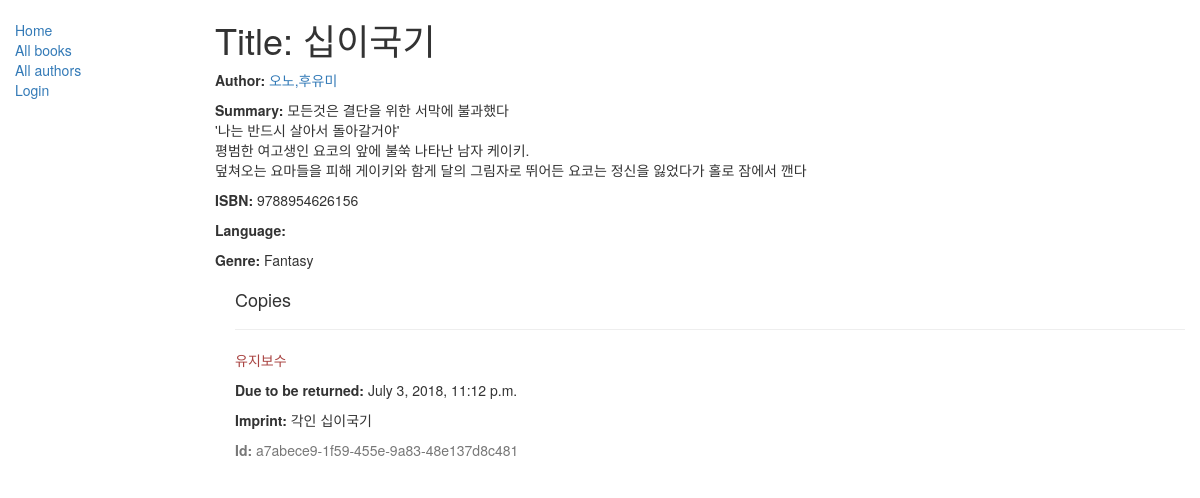
Before: /catalog/books/1/ with the older database file.
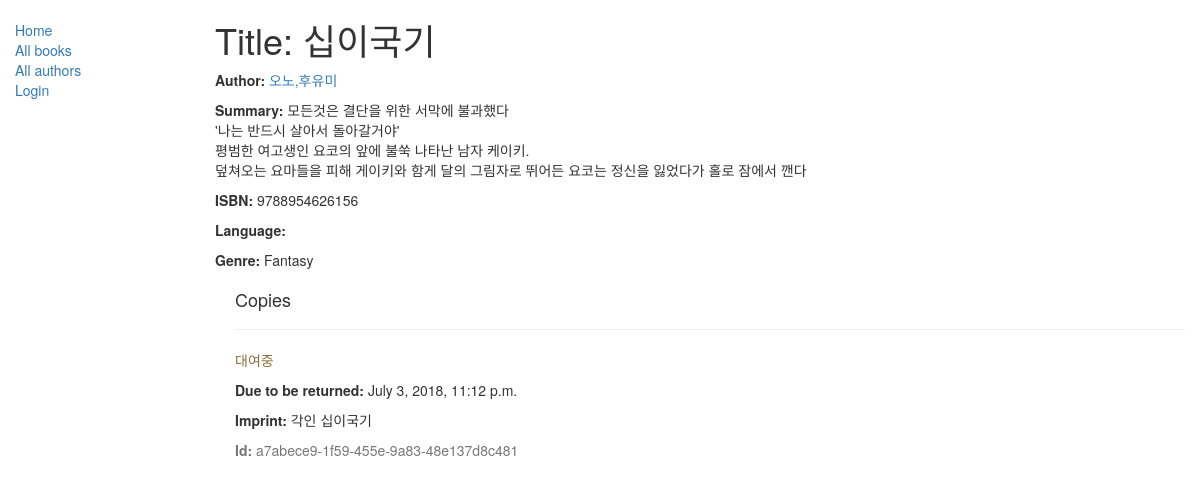
After: the same page with the newer database file.
### catalog/models.py (models this page shows, shortened)
class Book(models.Model):
    title = models.CharField(max_length=200)
    author = models.ForeignKey('Author', on_delete=models.SET_NULL, null=True)
    summary = models.TextField(max_length=1000, help_text='책에 대해 간단하게 설명하세요')
    isbn = models.CharField('ISBN',max_length=13, help_text='13 Character <a href="https://www.isbn-international.org/content/what-isbn">ISBN number</a>')
    genre = models.ManyToManyField('Genre', help_text='이 책의 장르를 선택하세요 ')
    def display_genre(self):
        return ", ".join([genre.name for genre in self.genre.all()[:3] ])
    display_genre.short_description = 'Genre'

class Author(models.Model):
    first_name = models.CharField(max_length=100)
    last_name = models.CharField(max_length=100)
    date_of_birth = models.DateField( null=True, blank=True)
    date_of_death = models.DateField('Died', null=True, blank=True)
    class Meta:
        ordering = ["last_name", "first_name"]
    def __str__(self):
        return '{0},{1}'.format(self.last_name, self.first_name)

class Genre(models.Model):
    name = models.CharField(max_length=200, help_text='책의 장르를 입력하세요 ')
    def __str__(self):
        return self.name

class BookInstance(models.Model):
    id = models.UUIDField(primary_key=True, default=uuid.uuid4, help_text="책의 고유 ID")
    book = models.ForeignKey('Book', on_delete=models.SET_NULL, null=True)
    imprint = models.CharField(max_length=200)
    due_back = models.DateTimeField(null=True, blank=True)
    borrower = models.ForeignKey(User, on_delete=models.SET_NULL, null=True, blank=True)
    LOAN_STATUS = (
        ('m', '유지보수'),
        ('o', '대여중'),
        ('a', '대여가능'),
        ('r', '예약가능'),
    )
    status = models.CharField(max_length=1, choices=LOAN_STATUS, default='m', help_text='책의 상태')
    class Meta:
        ordering = ["due_back"]

### catalog/views.py (the view)
# urls.py: url('^books/(?P<pk>[0-9]+)/$', views.BookDetailView.as_view(), name='book_detail'),
class BookDetailView(generic.DetailView):
    model = Book

### catalog/templates/catalog/book_detail.html
{% extends "catalog/base_generic.html" %}
{% block content %}
 <h1>Title: {{ book.title }}</h1>
  <p><strong>Author:</strong> <a href="{% url 'catalog:author_detail' book.author.pk %}">{{ book.author }}</a></p>
  <p><strong>Summary:</strong> {{ book.summary|linebreaksbr }}</p>
  <p><strong>ISBN:</strong> {{ book.isbn }}</p>
  <p><strong>Language:</strong> {{ book.language }}</p>
  <p><strong>Genre:</strong> {% for genre in book.genre.all %} {{ genre }}{% if not forloop.last %}, {% endif %}{% endfor %}</p>
  <div style="margin-left:20px;margin-top:20px">
    <h4>Copies</h4>
    {% for copy in book.bookinstance_set.all %}
    <hr>
    <p class="{% if copy.status == 'a' %}text-success{% elif copy.status == 'm' %}text-danger{% else %}text-warning{% endif %}">{{ copy.get_status_display }}</p>
    {% if copy.status != 'a' %}<p><strong>Due to be returned:</strong> {{copy.due_back}}</p>{% endif %}
    <p><strong>Imprint:</strong> {{copy.imprint}}</p>
    <p class="text-muted"><strong>Id:</strong> {{copy.id}}</p>
    {% endfor %}
  </div>
{% endblock %}

### catalog/templates/catalog/base_generic.html (shortened to what this page needs)
<!DOCTYPE html>
<html lang="en">
<head>
    <link rel="stylesheet" href="https://maxcdn.bootstrapcdn.com/bootstrap/3.3.7/css/bootstrap.min.css">
    {% load static %}
    <link rel="stylesheet" href="{% static 'css/styles.css' %}">
</head>
<body>
<div class="container-fluid">
    <div class="row">
        <div class="col-sm-2">
            {% block sidebar %}
            <ul class="sidebar-nav">
                <li><a href="{% url 'catalog:index' %}">Home</a></li>
                <li><a href="{% url 'catalog:books' %}">All books</a></li>
                <li><a href="{% url 'catalog:authors' %}">All authors</a></li>
                {% if user.is_authenticated %}
                <li>User: {{ user.get_username }}</li>
                <li><a href="{% url 'catalog:my_borrowed' %}">My Borrowed</a></li>
                <li><a href="{% url 'logout'%}?next={{request.path}}">Logout</a></li>
                {% else %}
                <li><a href="{% url 'login'%}?next={{request.path}}">Login</a></li>
                {% endif %}
            </ul>
            {% endblock %}
        </div>
        <div class="col-sm-10 ">
            {% block content %}
            {% endblock %}
        </div>
    </div>
</div>
</body>
</html>

### catalog/static/css/styles.css (style rules this page uses)
.sidebar-nav { margin-top: 20px; padding: 0; list-style: none; }

Changed rows visible on the page:
changed BookInstance "각인 십이국기": status "유지보수" → "대여중"
